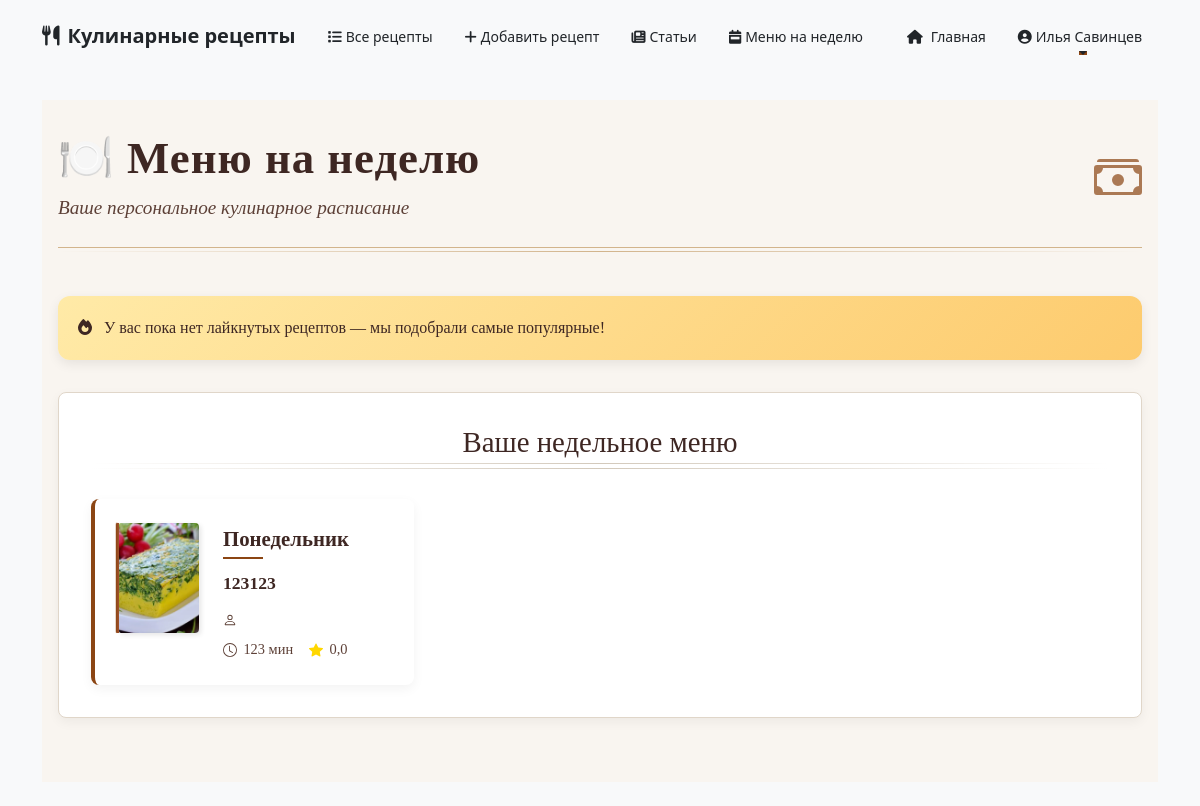
/accounts/menu-for-week/ (signed in), run on an earlier commit of the app's database.
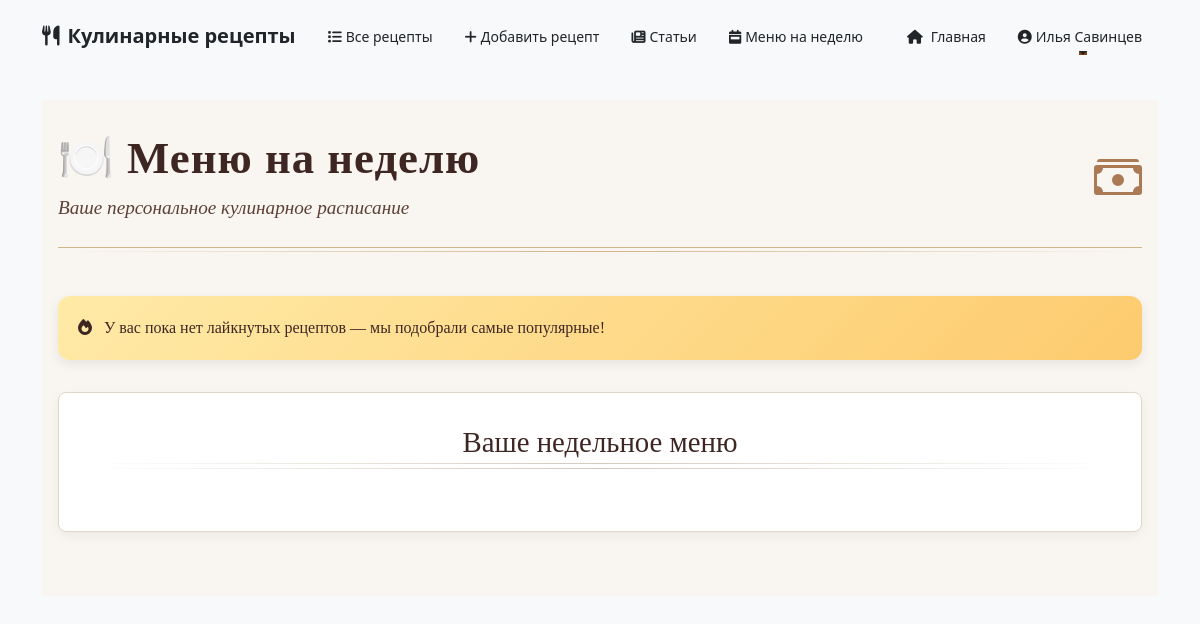
And on a later commit of the database.
### accounts/models.py (models this page shows, shortened)
class Recipe(models.Model):
    title = models.CharField(max_length=200)
    description = models.TextField(blank=True)
    ingredients = models.TextField(blank=True)
    instructions = models.TextField()
    created_at = models.DateTimeField(auto_now_add=True)
    updated_at = models.DateTimeField(auto_now=True)
    author = models.ForeignKey(User, on_delete=models.CASCADE, related_name='recipes')
    steps = models.TextField(blank=True)
    prep_time = models.PositiveIntegerField(null=True, blank=True, help_text='Время приготовления в минутах')
    cook_time = models.PositiveIntegerField(null=True, blank=True, help_text='Время готовки в минутах')
    image = models.ImageField(upload_to='recipe_images/', null=True, blank=True)
    MODERATION_STATUS_CHOICES = [
        ('pending', 'На модерации'),
        ('approved', 'Одобрен'),
        ('rejected', 'Отклонён'),
    ]
    moderation_status = models.CharField(max_length=10, choices=MODERATION_STATUS_CHOICES, default='pending')
    slug = models.SlugField(max_length=255, unique=True, blank=True)

### accounts/views.py (the view)
# urls.py: path('menu-for-week/', menu_for_week_view, name='menu_for_week'),
@login_required
def menu_for_week_view(request):
    user = request.user
    liked_recipes = Recipe.objects.filter(likes__user=user)
    favorite_recipes = Recipe.objects.filter(favorited_by__user=user)
    user_recipes = (liked_recipes | favorite_recipes).distinct()
    if user_recipes.exists():
        recipes_qs = user_recipes
    else:
        recipes_qs = Recipe.objects.annotate(likes_count=Count('likes')).order_by('-likes_count', '-created_at')[:20]
    recipes_list = list(recipes_qs)
    random.shuffle(recipes_list)
    week_menu = recipes_list[:7]
    days = [
        'Понедельник', 'Вторник', 'Среда', 'Четверг', 'Пятница', 'Суббота', 'Воскресенье'
    ]
    menu = list(zip(days, week_menu))
    return render(request, 'accounts/menu_for_week.html', {'menu': menu, 'has_user_activity': user_recipes.exists()})

### accounts/templates/accounts/menu_for_week.html (shortened to what this page needs)
{% extends 'base.html' %}
{% block content %}
<div class="menu-container">
    <div class="menu-header">
        <div class="header-content">
            <h1 class="menu-title">🍽️ Меню на неделю</h1>
            <p class="menu-subtitle">Ваше персональное кулинарное расписание</p>
        </div>
        <div class="menu-icon">
        </div>
    </div>
    {% if has_user_activity %}
        <div class="menu-alert alert-info">
            <i class="fas fa-heart me-2"></i> Меню составлено из ваших лайкнутых и избранных рецептов
        </div>
    {% else %}
        <div class="menu-alert alert-warning">
            <i class="fas fa-fire me-2"></i> У вас пока нет лайкнутых рецептов — мы подобрали самые популярные!
        </div>
    {% endif %}
    <div class="menu-shelf">
        <div class="shelf-header">
            <h2 class="shelf-title">Ваше недельное меню</h2>
            <div class="shelf-decoration"></div>
        </div>
        <div class="menu-days">
            {% for day, recipe in menu %}
                <div class="menu-day">
                    <div class="day-book">
                        {% if recipe.image %}
                            <img src="{{ recipe.image.url }}" alt="{{ recipe.title }}" class="day-image">
                        {% endif %}
                        <div class="day-spine"></div>
                    </div>
                    <div class="day-info">
                        <div class="day-name">{{ day }}</div>
                        {% if recipe.slug %}
                            <a href="{% url 'recipe_detail' recipe.slug %}" class="recipe-title">{{ recipe.title }}</a>
                        {% else %}
                            <span class="recipe-title" style="background:#ccc;cursor:not-allowed;pointer-events:none;">{{ recipe.title }}</span>
                        {% endif %}
                        <div class="recipe-author">
                        </div>
                        <div class="recipe-meta">
                            <div class="recipe-time">
                                <svg xmlns="http://www.w3.org/2000/svg" width="14" height="14" fill="currentColor" viewBox="0 0 16 16">
                                    <path d="M8 3.5a.5.5 0 0 0-1 0V9a.5.5 0 0 0 .252.434l3.5 2a.5.5 0 0 0 .496-.868L8 8.71V3.5z"/>
                                    <path d="M8 16A8 8 0 1 0 8 0a8 8 0 0 0 0 16zm7-8A7 7 0 1 1 1 8a7 7 0 0 1 14 0z"/>
                                </svg>
                                {{ recipe.cook_time }} мин
                            </div>
                            <div class="recipe-rating">
                                {{ recipe.avg_rating|default:0|floatformat:1 }}
                            </div>
                        </div>
                    </div>
                </div>
            {% endfor %}
        </div>
    </div>
</div>
{% endblock %}

What changed in the data, as far as the page shows it:
removed Recipe: image (picture), day "Понедельник", title "123123", cook_time "123", avg_rating "0,0"
